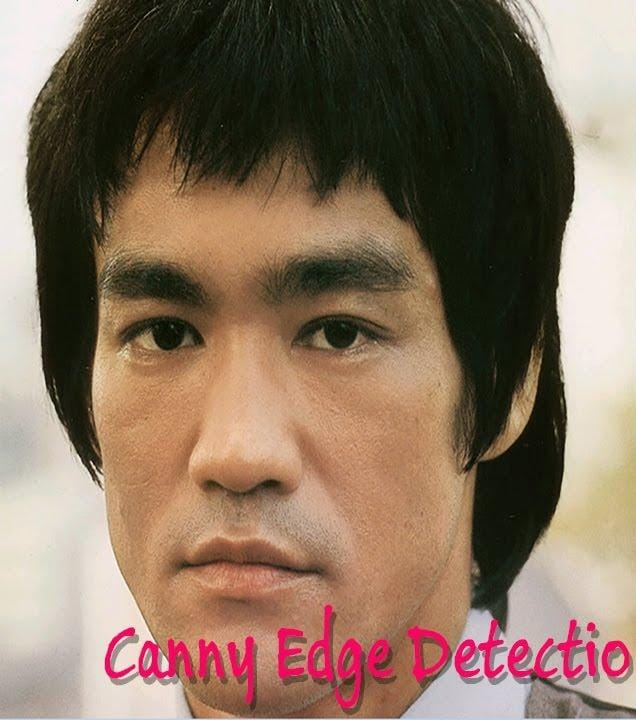
#> input picture Python code files/sample_image3.jpeg, 636 x 720 px, found by its file name
$ python log_edge_detection5_approx2.py   (older library calls are emulated)
#> lines starting #> are read from the running program, lines starting #| are printed output that depends on the picture
import numpy as np
import cv2
from PIL import Image
import matplotlib.pyplot as plt
from scipy import signal

#####################################################################

def my_conv2d(img, mask):
    row,col = img.shape
    m,n = mask.shape
    m_cap, n_cap = m//2, n//2
    canvas = np.zeros((row + 2*m_cap, col + 2*n_cap))
    filtered_img = np.zeros(img.shape)
    canvas[m_cap:row+m_cap, n_cap:col+n_cap] = img
    ##for repition
    #np.array(([[1,2]*3] + [[3,4]*3])*3)
    #np.array(([[0,1,0]*n] + [[1,-4,1]*n] + [[0,1,0]*n])*m)
    for i in range(0,row):
        for j in range(0, col):
            tmp = canvas[i:m+i, j:n+j] * mask
            filtered_img[i,j] = tmp.sum()

    return filtered_img

def gaussian(m, sigma):
#> called with m = 5, sigma = 30
    gaussian = np.zeros((m,m))
    m = m//2
    for x in range(-m, m+1):
            for y in range(-m, m+1):
                    #x1 = np.sqrt(2*np.pi) * sigma
                    #x2 = np.exp(-(x**2 + y**2)/(2*(sigma**2)))
                    x2 = np.exp(-(x**2 + y**2)/(2*(sigma**2)))
                    #gaussian[x+m, y+m] = (1/x1)*x2
                    gaussian[x+m, y+m] = x2
                    #gaussian = gaussian/np.sum(gaussian)
                    gaussian = gaussian.astype('float16')
    return gaussian

def log_filter2(m, sigma):
    logf = np.zeros((m,m))
    m = m//2
    for x in range(-m, m+1):
            for y in range(-m, m+1):
                    x1 = (-1)/(np.pi*(sigma**4))
                    x2 = 1 - ((x**2 + y**2)/(2*(sigma**2)))
                    x3 = np.exp(-(x**2 + y**2)/(2*(sigma**2)))
                    #gaussian[x+m, y+m] = (1/x1)*x2
                    logf[x+m, y+m] = x1*x2*x3
                    #gaussian = gaussian/np.sum(gaussian)
                    logf = logf.astype('float16')
    return logf

pos_laplacian_operator = np.array([[0, 1, 0],
                                   [1, -4, 1],
                                   [0, 1, 0]])

neg_laplacian_operator = np.array([[0, -1, 0],
                                   [-1, 4, -1],
                                   [0, -1, 0]])

sobel_pos_laplacian_operator = np.array([[-1, -1, -1],
                                        [-1, 8, -1],
                                        [-1, -1, -1]])

sobel_neg_laplacian_operator = np.array([[1, 1, 1],
                                        [1, -8, 1],
                                        [1, 1, 1]])

def log_filter1(gaussian, what='pos'):
    if what=='pos':
        return signal.convolve2d(pos_laplacian_operator, gaussian)
    elif what=='neg':
        return signal.convolve2d(neg_laplacian_operator, gaussian)
    elif what=='spos':
        return signal.convolve2d(sobel_pos_laplacian_operator, gaussian)
    elif what=='sneg':
        return signal.convolve2d(sobel_neg_laplacian_operator, gaussian)

def frac_bin(f):
	l=[]
	no = f
	for e in range(32):
		l.append(str(int(no*2)))
		no = no*2 - int(no*2)
	return ''.join(l)

def gen_floating(n):
	n=n
	if(n==0):
		return ''.join(['0']*16)
	sign="0"
	if(str(n)[0] == "-"):
		sign = "1"
		n=n*-1
	intg = int(n)
	floatg = n - intg
	tmp = bin(intg)[2:] + "x" + frac_bin(floatg)
	#print(tmp)
	pos1 = tmp.find("1")
	posx = tmp.find("x")
	shift=0
	if (posx>pos1):
		shift = posx-pos1-1
	else:
		shift = posx-pos1
	shift = shift+15
	#print(shift)
	frac = tmp[pos1+1:].replace("x","")
	return sign + format(shift, "05b") + format(int(frac[:10],base=2)+int(frac[10]), "010b")

#####################################################################


g = gaussian(5,30)
g = g/np.sum(g)
#g = g/g.max()
log = log_filter1(g, 'pos')
"""
log = np.array([[0, 0, -1, 0, 0],
                [0, -1, -2, -1, 0],
                [-1, -2, 16, -2, -1],
                [0, -1, -2, -1, 0],
                [0, 0, -1, 0, 0]])
"""
# [7 lines of commented-out code are left out]
img = Image.open("F:\python_projects\python essentials\edge_detection_project_log\sample_image3.jpeg")
#> img is the input picture: PIL image 636x720 RGB; mean R, G, B 136.1, 114.1, 95.3
#img = Image.open("sample_image2_100x100.jpg")
img = np.array(img)

img = cv2.cvtColor(img, cv2.COLOR_RGB2GRAY)
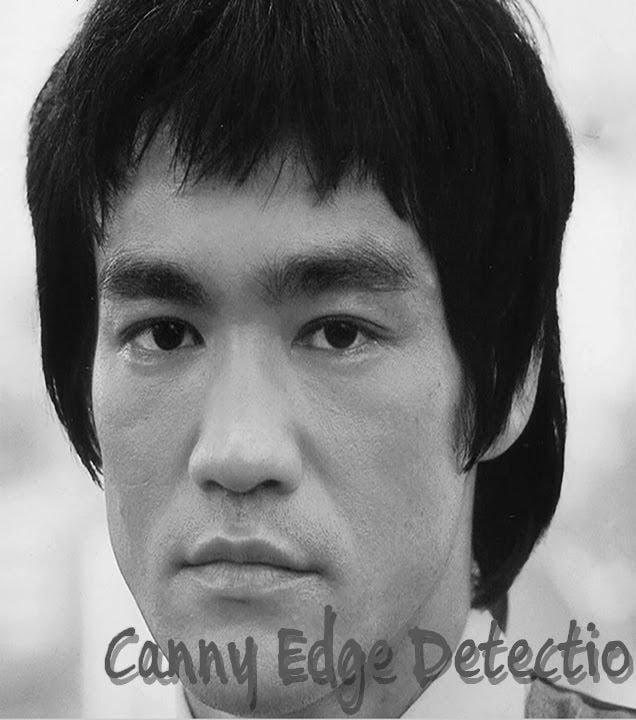
#> img: shape (720, 636); min 1, max 254, mean 118.6

imgc = img
##
"""
blur = cv2.GaussianBlur(img,(3,3),0)
laplacian = cv2.Laplacian(blur,cv2.CV_64F)
laplacian1 = laplacian/laplacian.max()
cv2.imshow("a", laplacian1)
"""
##

#####
"""bad
blur = cv2.GaussianBlur(np.eye(7),(3,3),0)
laplacian = cv2.Laplacian(blur,cv2.CV_64F)
laplacian1 = laplacian/laplacian.max()
img5 = my_conv2d(img, laplacian1)
cv2.imshow("a", img5.astype("uint8"))
"""
#####

img = cv2.resize(img, (100,100), cv2.INTER_NEAREST)
#> img: shape (100, 100)

print(img.shape)
#| (100, 100)

##
"""
blur = cv2.GaussianBlur(img,(3,3),0)
laplacian = cv2.Laplacian(blur,cv2.CV_64F)
laplacian1 = laplacian/laplacian.max()
cv2.imshow('a7',cv2.resize(laplacian1, (600,600)))
"""
##

img1 = my_conv2d(img, log)
#> in my_conv2d, `canvas[m_cap:row+m_cap, n_cap:col+n_cap] = img`:
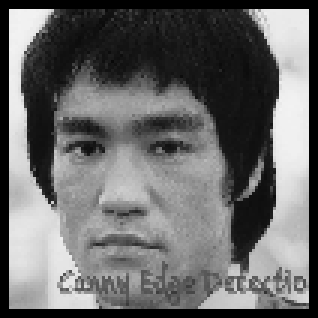
#> canvas: shape (106, 106) float64 (shown 3 times larger); min 0, max 243, mean 105.4
#> after the loop in my_conv2d, `for i in range(0,row):`:
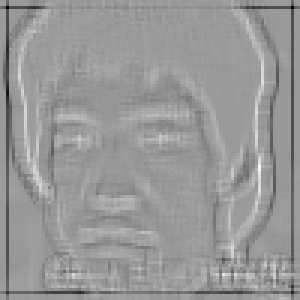
#> filtered_img: shape (100, 100) float64 (shown 3 times larger); min -95.3, max 61.95, mean -1.3; drawn with min black and max white
print(img1.shape, img1.dtype)
#| (100, 100) float64
img2 = img1.astype("float16")

img3 = np.zeros(img2.shape)

for i in range(img2.shape[0]):
    for j in range(img2.shape[1]):
        float_no = gen_floating(img2[i,j])
        sign = int(float_no[0])
        b = (2**(int(float_no[1:6], base=2)-15))
        img3[i,j] = ((-1)**sign)*b
#> this loop made 100 passes
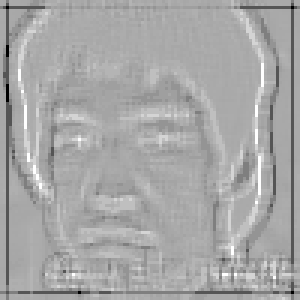
#> img3: shape (100, 100) float64 (shown 3 times larger); min -64, max 32, mean -0.9; drawn with min black and max white

img31 = img3.astype("int32")
print(img2, img2.dtype)
#> (printed output is left out)
print(img31, img31.dtype)
#> (printed output is left out)
img3 = img31.astype("uint8")
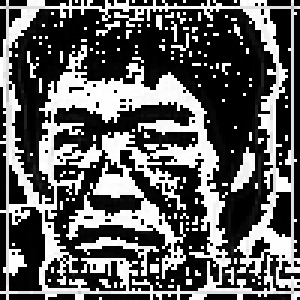
#> img3: shape (100, 100) (shown 3 times larger); min 0, max 255, mean 95.6

cv2.imshow("f1", cv2.resize(img, (600,600)))
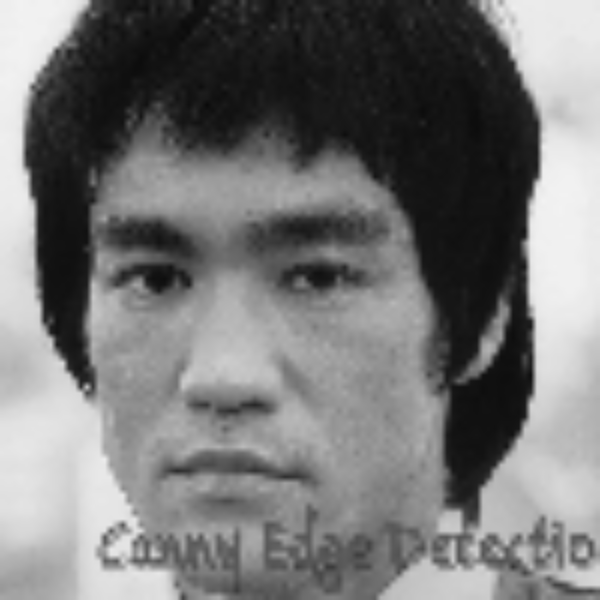
#> window 'f1': shape (600, 600); min 10, max 242, mean 118.3
cv2.imshow("f2", cv2.resize(img2.astype("uint8"), (600,600)))
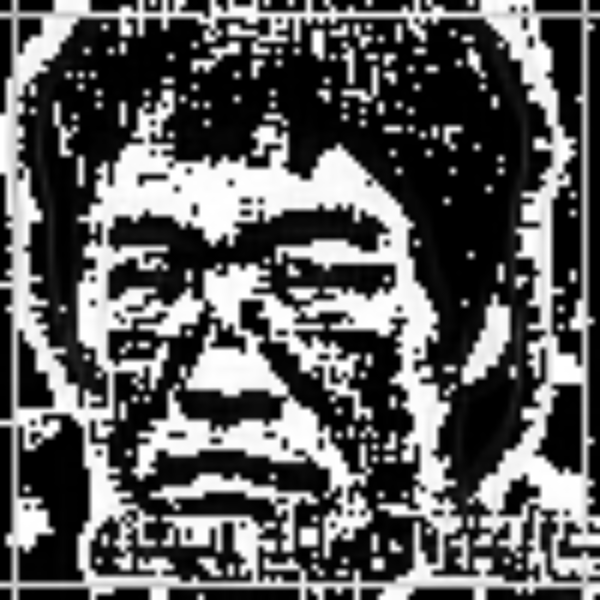
#> window 'f2': shape (600, 600); min 0, max 255, mean 95.1
cv2.imshow("f3", cv2.resize(img3, (600,600)))
cv2.imwrite("sample_img3_ed.jpg",cv2.resize(img3, (600,600)))

$ run again, with Python code files/sample_image4.jpeg copied over Python code files/sample_image3.jpeg
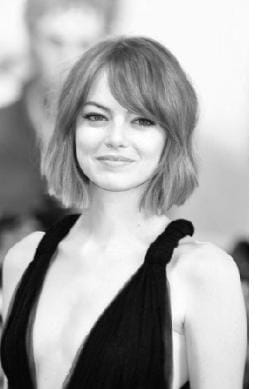
#> input picture Python code files/sample_image4.jpeg, 277 x 389 px, found by its file name
#> img is the input picture: PIL image 277x389 RGB; min 0, max 255, mean 174.2
#| (100, 100)
#> after the loop in my_conv2d, `for i in range(0,row):`:
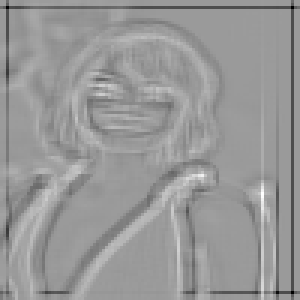
#> filtered_img: shape (100, 100) float64 (shown 3 times larger); min -101.9, max 66.11, mean -1.5; drawn with min black and max white
#| (100, 100) float64
#> the loop `for i in range(img2.shape[0]):` made 100 passes
#> (printed output is left out)
#> (printed output is left out)
#> `cv2.imshow("f2", cv2.resize(img2.astype("uint8"), (600,600)))`:
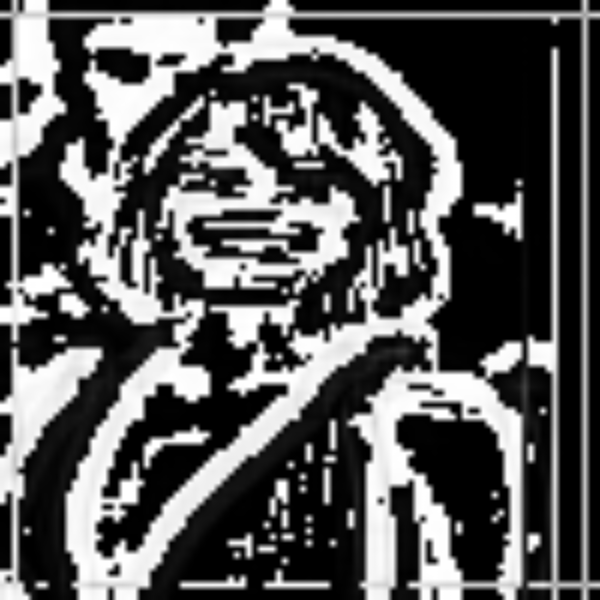
#> window 'f2': shape (600, 600); min 0, max 255, mean 89.7

$ run again, with Python code files/sample_image5.jpeg copied over Python code files/sample_image3.jpeg
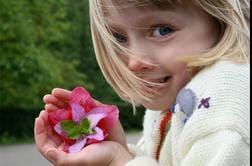
#> input picture Python code files/sample_image5.jpeg, 252 x 166 px, found by its file name
#> img is the input picture: PIL image 252x166 RGB; mean R, G, B 134.5, 122.6, 105.9
#| (100, 100)
#> after the loop in my_conv2d, `for i in range(0,row):`:
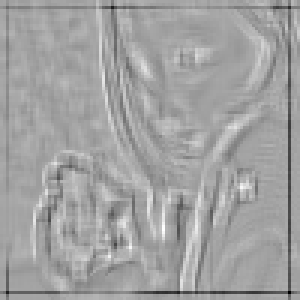
#> filtered_img: shape (100, 100) float64 (shown 3 times larger); min -75.92, max 41.87, mean -1; drawn with min black and max white
#| (100, 100) float64
#> the loop `for i in range(img2.shape[0]):` made 100 passes
#> (printed output is left out)
#> (printed output is left out)
#> `cv2.imshow("f2", cv2.resize(img2.astype("uint8"), (600,600)))`:
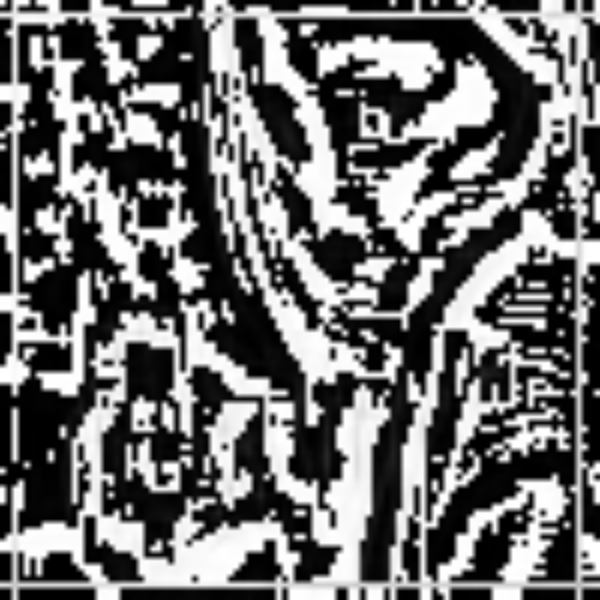
#> window 'f2': shape (600, 600); min 0, max 255, mean 110.3
